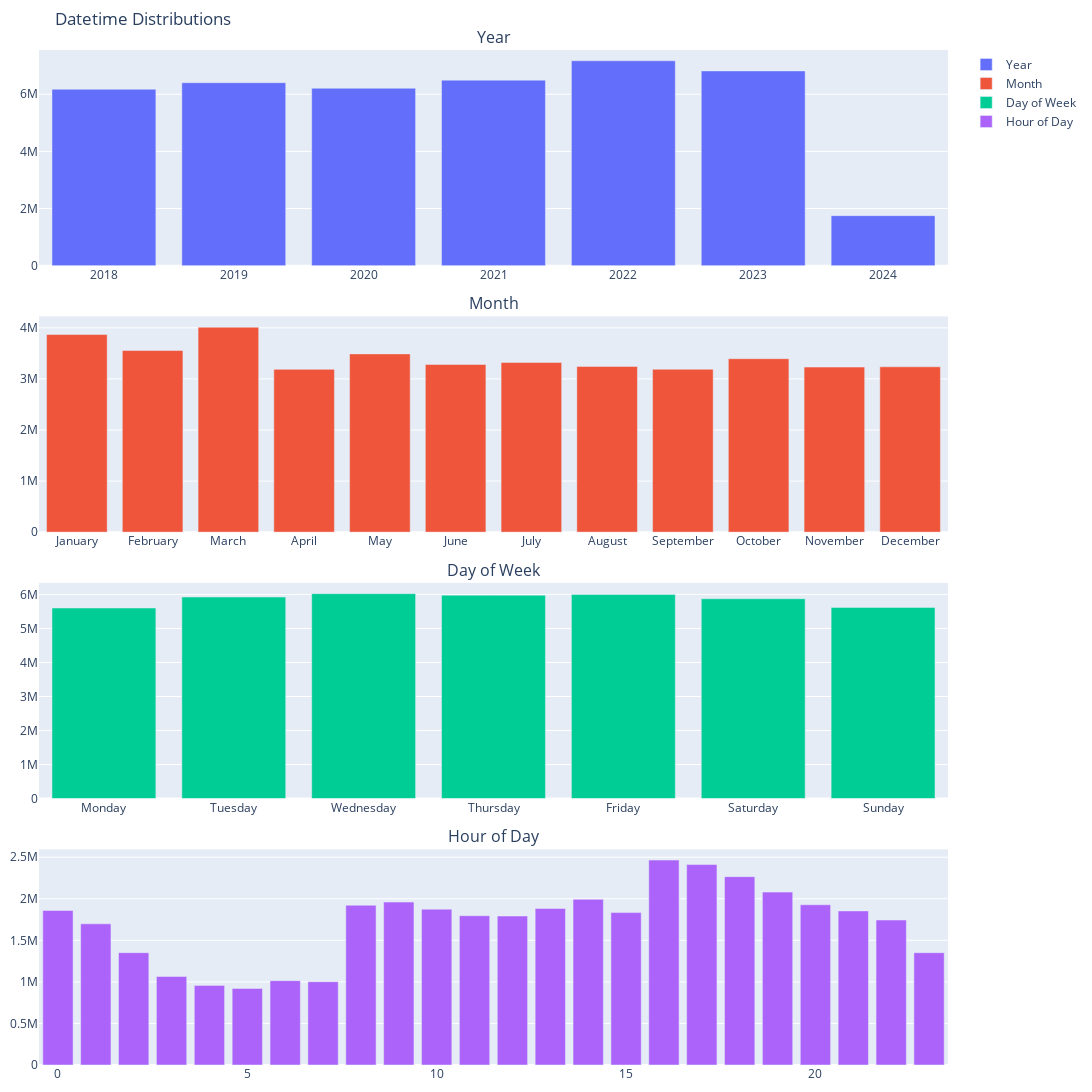

Write notebook code for a chart like this one.
### Markdown cell above
Plot created with help from chatGPT:<br>
Summary of prompt:<br>
Using format of the subplot create above, create a distribution based on a datetime column broken down by year, month, day of week, and hour of day. I then modified and added correct dataframe name and column names. I had to ask to sort based on calnder order.

### Code cell
fig = make_subplots(
    rows=4, cols=1, 
    subplot_titles=("Year", "Month", "Day of Week", "Hour of Day"), 
    vertical_spacing=0.05
)

# Plotting for each datetime component
datetime_components = ['Year', 'Month', 'Day of Week', 'Hour of Day']
for i, col in enumerate(datetime_components):
    row = i + 1
    if col == 'Month':
        # Order months correctly
        month_order = ["January", "February", "March", "April", "May", "June", 
                       "July", "August", "September", "October", "November", "December"]
        value_counts = df['ADD_TS'].dt.month_name().value_counts().reindex(month_order)
        trace = go.Bar(x=value_counts.index, y=value_counts.values, name=col)
    elif col == 'Day of Week':
        # Order days of the week correctly
        day_order = ["Monday", "Tuesday", "Wednesday", "Thursday", "Friday", "Saturday", "Sunday"]
        value_counts = df['ADD_TS'].dt.day_name().value_counts().reindex(day_order)
        trace = go.Bar(x=value_counts.index, y=value_counts.values, name=col)
    elif col == 'Hour of Day':
        value_counts = df['ADD_TS'].dt.hour.value_counts().sort_index()
        trace = go.Bar(x=value_counts.index, y=value_counts.values, name=col)
    else:
        value_counts = df['ADD_TS'].dt.year.value_counts().sort_index()
        trace = go.Bar(x=value_counts.index, y=value_counts.values, name=col)
    fig.add_trace(trace, row=row, col=1)

# Update layout to ensure independent x-axes
fig.update_layout(
    title_text='Datetime Distributions',
    width=1700,
    height=2000,
    margin=dict(l=15, r=10, t=50, b=10)
)

# Show figure
fig.show()

### Figure 1 — Plotly figure (JSON) as saved in the notebook; plotly's stock layout.template omitted (floating-point values rounded to 4 significant figures)
{"data": [{"name": "Year", "type": "bar", "x": [2018, 2019, 2020, 2021, 2022, 2023, 2024], "xaxis": "x", "y": [6175109, 6403943, 6210622, 6493833, 7171033, 6815913, 1750845], "yaxis": "y"}, {"name": "Month", "type": "bar", "x": ["January", "February", "March", "April", "May", "June", "July", "August", "September", "October", "November", "December"], "xaxis": "x2", "y": [3868959, 3556096, 4012245, 3187457, 3490370, 3283601, 3323244, 3245237, 3189562, 3395684, 3231481, 3237362], "yaxis": "y2"}, {"name": "Day of Week", "type": "bar", "x": ["Monday", "Tuesday", "Wednesday", "Thursday", "Friday", "Saturday", "Sunday"], "xaxis": "x3", "y": [5602149, 5924957, 6023359, 5979910, 5997145, 5873941, 5619837], "yaxis": "y3"}, {"name": "Hour of Day", "type": "bar", "x": [0, 1, 2, 3, 4, 5, 6, 7, 8, 9, 10, 11, 12, 13, 14, 15, 16, 17, 18, 19, 20, 21, 22, 23], "xaxis": "x4", "y": [1858588, 1698332, 1351429, 1064863, 957822, 920661, 1014371, 1001910, 1922000, 1960109, 1874642, 1796307, 1792277, 1882963, 1992990, 1833173, 2465115, 2411339, 2265520, 2079795, 1927753, 1853997, 1744291, 1351051], "yaxis": "y4"}], "layout": {"annotations": [{"font": {"size": 16}, "showarrow": false, "text": "Year", "x": 0.5, "xanchor": "center", "xref": "paper", "y": 1, "yanchor": "bottom", "yref": "paper"}, {"font": {"size": 16}, "showarrow": false, "text": "Month", "x": 0.5, "xanchor": "center", "xref": "paper", "y": 0.7375, "yanchor": "bottom", "yref": "paper"}, {"font": {"size": 16}, "showarrow": false, "text": "Day of Week", "x": 0.5, "xanchor": "center", "xref": "paper", "y": 0.475, "yanchor": "bottom", "yref": "paper"}, {"font": {"size": 16}, "showarrow": false, "text": "Hour of Day", "x": 0.5, "xanchor": "center", "xref": "paper", "y": 0.2125, "yanchor": "bottom", "yref": "paper"}], "height": 2000, "margin": {"b": 10, "l": 15, "r": 10, "t": 50}, "title": {"text": "Datetime Distributions"}, "width": 1700, "xaxis": {"anchor": "y", "domain": [0, 1]}, "xaxis2": {"anchor": "y2", "domain": [0, 1]}, "xaxis3": {"anchor": "y3", "domain": [0, 1]}, "xaxis4": {"anchor": "y4", "domain": [0, 1]}, "yaxis": {"anchor": "x", "domain": [0.7875, 1]}, "yaxis2": {"anchor": "x2", "domain": [0.525, 0.7375]}, "yaxis3": {"anchor": "x3", "domain": [0.2625, 0.475]}, "yaxis4": {"anchor": "x4", "domain": [0, 0.2125]}}}
